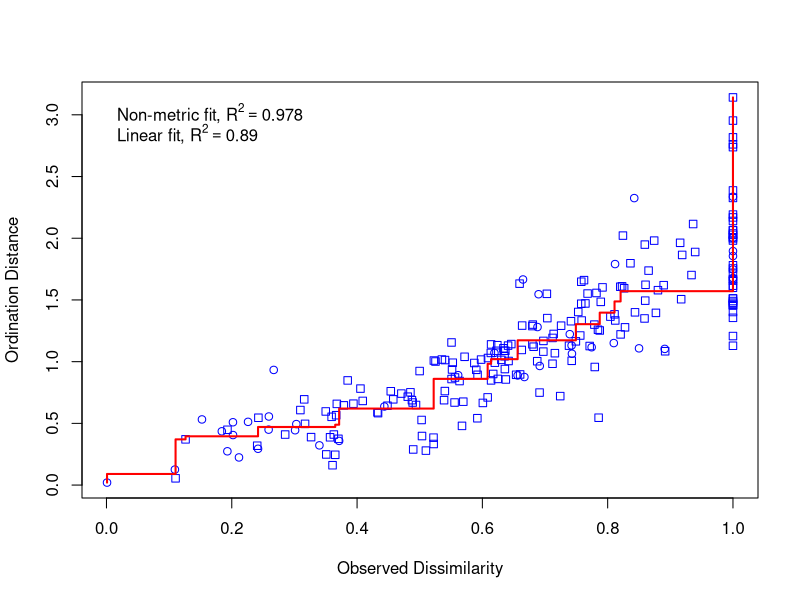

The R source for this figure: (Note: this script raises an error after producing the figure.)
# The code below tests for multivariate differences in diet compositions of Pacific Halibut (PH) and Arrowtooth Flounder (ATF) caught in Southeast Alaska (2015 and 2016). Specimens were collected using hook-and-line near Juneau, AK in 2015. See Barnes et al. (2021) for details. Specific size classes analyzed: fork length (FL) 60-69 cm; gape heights (GH) 96-115 mm and 116-135 mm; gape widths (GW) 96-115 mm and 116-135 mm.

# Rcode developed by: Cheryl Barnes
# cheryl.barnes@alaska.edu

# Reference:
# Barnes, C.L., A.H. Beaudreau, and R.N. Yamada (2021). The Role of size in trophic niche separation between two groundfish predators in Alaskan waters. Marine and Coastal Fisheries. doi:10.1002/mcf2.10141

setwd("~/Desktop/SEAK_FieldStudy/")
require(dplyr)
require(reshape2)
require(vegan)
require(ggplot2)

##################################################################
# Prepare diet data:
DietData = read.csv("Data/PH_ATF_DietData_SEAK.csv")
  DietData$Year = as.factor(DietData$Year)

# Remove spring and fall months with very few samples (focus = summer):
DietData = subset(DietData, Month != 5 & Month != 9)

# Consolidate individual capture locations into sampling sites:
DietData$Location = with(DietData, 
                          ifelse(Grid.. < 1, "Chatham.Strait",
                          ifelse(Grid.. <= 3, "Lynn.Canal",
                          ifelse(Grid.. <= 7, "Favorite-Saginaw.Channel",
                          ifelse(Grid.. <= 8, "Pt.Howard",
                          ifelse(Grid.. <= 9, "Funter.Bay",
                          ifelse(Grid.. <= 10, "Other", 
                          ifelse(Grid.. <= 11, "Pt.Couverden", 
                          ifelse(Grid.. <= 13, "Icy.Strait", "Other")))))))))

# Remove locations outside of spatial extent, order others north to south, and rename:
DietData = subset(DietData, Location != "Other" & Location != "Chatham.Strait")
DietData$Location = ordered(DietData$Location, levels=c("Lynn.Canal", "Favorite-Saginaw.Channel", "Pt.Howard", "Funter.Bay", "Pt.Couverden", "Icy.Strait"))

# Remove unmeasured predators:
DietData = subset(DietData, Length..cm. != "NA")

# Assign size bins based on length:
DietData$FL = round(DietData$Length..cm., 0)
DietData$FL_Bin = cut(DietData$FL, breaks = c(0, 29, 39, 49, 59, 69, 79, 89, 99, 109, 119, 129, 139, 149, 159), include.lowest = F)
levels(DietData$FL_Bin) = c("<30", "30-39", "40-49", "50-59", "60-69", "70-79", "80-89", "90-99", "100-109", "110-119", "120-129", "130-139", "140-149", "150-159")

# Remove sites undersampled for ATF:
DietData_site = subset(DietData, Location != "Funter.Bay" & Location != "Pt.Couverden" & Location != "Icy.Strait")

# Predict gape sizes from gape-length relationships:
PH = subset(DietData_site, Species=="PH")
ATF = subset(DietData_site, Species=="ATF")  

# Predict gape height from fork length:
ATF$GH = ATF$Length..cm. * 2.14768
PH$GH = PH$Length..cm. * 1.11497

# Predict gape width from fork length:
ATF$GW = ATF$Length..cm. * 2.06384
PH$GW = PH$Length..cm. * 1.19663

# Recombine PH and ATF data:
DietData_comp = rbind(PH, ATF)

# Round gapes to nearest mm:
DietData_comp$GapeHeight = round(DietData_comp$GH, 0)
DietData_comp$GapeWidth = round(DietData_comp$GW, 0)  

# Assign gape size bins:
DietData_comp$GH_Bin = cut(DietData_comp$GapeHeight, breaks = c(0, 35, 55, 75, 95, 115, 135, 155, 175, 195, 215), include.lowest = FALSE)
levels(DietData_comp$GH_Bin) = c("<36", "36-55", "56-75", "76-95", "96-115", "116-135", "136-155", "156-175", "176-195", ">195")

DietData_comp$GW_Bin = cut(DietData_comp$GapeWidth, breaks = c(0, 35, 55, 75, 95, 115, 135, 155, 175, 195, 215), include.lowest = FALSE)
levels(DietData_comp$GW_Bin) = c("<36", "36-55", "56-75", "76-95", "96-115", "116-135", "136-155", "156-175", "176-195", ">195")

####################################################################
# Multivariate analyses according to fork length (FL), 60-69 cm:
DietData_FL60 = subset(DietData_comp, FL_Bin == "60-69")

# Summarize diet data:
propData_FL60 = DietData_FL60 %>%
  group_by(Species, Year, Month, Location, ID_final_Mod) %>%
  summarise(preyWT = sum(Prey.Mass..g.)) %>%
  mutate(propWT = preyWT / sum (preyWT))

# Transform data for normality:
propData_FL60 = as.data.frame(propData_FL60)
  propData_FL60$transWT = propData_FL60$propWT ^ 0.25

# Select specific columns of interest:
propData_FL60 = propData_FL60[,c("Species", "Year", "Month", "Location", "ID_final_Mod", "propWT", "transWT")]

# Set up input variables:
WideData_FL60 = dcast(propData_FL60, Species + Year + Month + Location ~ ID_final_Mod, value.var = "transWT", fun.aggregate = mean, fill=0)
  WideData_FL60 = na.omit(WideData_FL60)
WideData_FL60$Month = as.factor(WideData_FL60$Month)
droplevels(WideData_FL60$Location)

ncol(WideData_FL60); colnames(WideData_FL60)[5]; colnames(WideData_FL60)[24]
  RespVar_FL60 = WideData_FL60[ ,5:24]
ExpVar_FL60 = WideData_FL60[ ,c("Species", "Year", "Month", "Location")]

# Calculate Morisita-Horn dissimilarity index:  
M.H_FL60 = vegdist(RespVar_FL60, method = "horn") # all data

# Test for differences in multivariate dispersion among factor levels:
disp1_FL60 = betadisper(M.H_FL60, WideData_FL60$Species)
disp2_FL60 = betadisper(M.H_FL60, WideData_FL60$Year)
disp3_FL60 = betadisper(M.H_FL60, WideData_FL60$Month)
disp4_FL60 = betadisper(M.H_FL60, WideData_FL60$Location)

permutest(disp1_FL60) # no diff. disp. between species
permutest(disp2_FL60) # no diff. disp. between years
permutest(disp3_FL60) # no diff. disp. among months
permutest(disp4_FL60) # no diff. disp. among locations

# Develop individual models with single explanatory variable:
Spp_input_FL60 = adonis2(M.H_FL60 ~ Species, data = WideData_FL60, method = "horn", permutations = 999)
Spp_input_FL60

Yr_input_FL60 = adonis2(M.H_FL60 ~ Year, data = WideData_FL60, method = "horn", permutations = 999)
Yr_input_FL60

Mo_input_FL60 = adonis2(M.H_FL60 ~ Month, data = WideData_FL60, method = "horn", permutations = 999)
Mo_input_FL60

Loc_input_FL60 = adonis2(M.H_FL60 ~ Location, data = WideData_FL60, method = "horn", permutations = 999)
Loc_input_FL60

# Full model with explanatory variable order according to pseudo F and p:
Perm_full_FL60 = adonis2(M.H_FL60 ~ Year + Species + Month + Location, data=WideData_FL60, method = "horn", by = "margin", permutations = 9999); Perm_full_FL60

# Drop non-significant main effects:
Perm_mod_FL60 = adonis2(M.H_FL60 ~ Year + Species + Month , data=WideData_FL60, method = "horn", by = "margin", permutations = 9999); Perm_mod_FL60

Perm_final_FL60 = adonis2(M.H_FL60 ~ Year + Species, data=WideData_FL60, method = "horn", by = "margin", permutations = 9999); Perm_final_FL60

# Visualize differences in diet compositions:
veganCovEllipse = function (cov, center = c(0, 0), scale = 1, npoints = 100) 
{ theta = (0:npoints) * 2 * pi/npoints
  Circle = cbind(cos(theta), sin(theta))
  t(center + scale * t(Circle %*% chol(cov))) }

plot.theme = function() {
  theme_bw() +
  theme(plot.title = element_text(hjust = 0.5),
        panel.background = element_rect(colour="black", size=1, line="solid"),
        panel.spacing = unit(0.5, "lines"),
        legend.title = element_blank(),
        legend.position = c(0.885, 0.932),
        legend.background = element_blank(),
        legend.text.align = 0, legend.text = element_text(family="Arial", size=10),
        legend.key.size = unit(0, 'lines'),
        axis.text = element_text(family="Arial", size=11.5),
        panel.grid = element_blank(),
        axis.title.x = element_text(family="Arial", vjust=-1, size=12),
        axis.title.y = element_text(family="Arial", vjust=1, size=12.5)) }

# Stress plot:
NMDS.data_FL60 = metaMDS(RespVar_FL60, distance = "horn", k = 2, trymax = 100, maxint = 1000); NMDS.data_FL60
  # stress < 0.05 = excellent representation in reduced dimensions
  # stress < 0.1 = great, < 0.2 = good/ok, stress < 0.3 = poor

pdf("Plots/StressPlot_PH-ATF_FL60.pdf")
stressplot(NMDS.data_FL60, M.H_FL60)
dev.off()

# PH & ATF diets according to fork length only (interspecific comparison):
NMDS_FL60 = data.frame(NMDS1_FL60 = NMDS.data_FL60$points[,1], NMDS2_FL60 = NMDS.data_FL60$points[,2], group=as.factor(ExpVar_FL60$Species))

df_FL60 = data.frame()
for(g in NMDS_FL60$group) {
  df_FL60 = rbind(df_FL60, cbind(as.data.frame(with(NMDS_FL60[NMDS_FL60$group==g,], veganCovEllipse(cov.wt(cbind(NMDS1_FL60,NMDS2_FL60), wt=rep(1/length(NMDS1_FL60), length(NMDS1_FL60)))$cov, center=c(mean(NMDS1_FL60), mean(NMDS2_FL60))))), group=g)) }

Centroids_FL60 = df_FL60 %>%
  group_by(group) %>%
  mutate(mean.NMDS1_FL60 = mean(NMDS1_FL60)) %>%
  mutate(mean.NMDS2_FL60 = mean(NMDS2_FL60))

# Figure S3 a):
NMDS_FL60 = ggplot(data = NMDS_FL60, aes(x=NMDS1_FL60, y=NMDS2_FL60)) + 
  geom_point(aes(color = group, fill = group), size=0.5) +
  geom_polygon(data=df_FL60, aes(x=NMDS1_FL60, y=NMDS2_FL60, fill=group, colour=group), alpha=0.05, linetype=1, lwd = 0.25, show.legend = F) +
geom_point(data=Centroids_FL60, aes(x=mean.NMDS1_FL60, y=mean.NMDS2_FL60, color = group), shape = 3, size = 2, show.legend = F) +
  scale_color_manual(values = c("blue", "red"), name = "Species") +
  scale_fill_manual(values = c("blue", "red"), name = "Species") +
  plot.theme() +
  coord_fixed() +
  ggtitle("") +
  labs(x="NMDS 1", y="NMDS 2") +
  guides(fill=guide_legend(nrow=c(4))) +
  theme(legend.position = c(0.885, 0.932)) +
  scale_x_continuous(limits = c(-2.03, 2.03), breaks=c(-1.5,-1,-0.5,0,0.5,1,1.5), labels=c("","-1.0","","0.0","","1.0","")) +
  scale_y_continuous(limits = c(-2.03, 2.03), breaks=c(-1.5,-1,-0.5,0,0.5,1,1.5), labels=c("","-1.0","","0.0","","1.0",""))
ggsave(filename="Plots/NMDS_PH_ATF_FL60.png", plot=NMDS_FL60, dpi=500, width=4, height=3.25, units="in")

# PH & ATF diets according to fork length and year:
NMDS_FL60_yr = data.frame(NMDS1_FL60_yr = NMDS.data_FL60$points[,1], NMDS2_FL60_yr = NMDS.data_FL60$points[,2], group=as.factor(ExpVar_FL60$Year))

df_FL60_yr = data.frame()
for(g in NMDS_FL60_yr$group) {
  df_FL60_yr = rbind(df_FL60_yr, cbind(as.data.frame(with(NMDS_FL60_yr[NMDS_FL60_yr$group==g,], veganCovEllipse(cov.wt(cbind(NMDS1_FL60_yr,NMDS2_FL60_yr), wt=rep(1/length(NMDS1_FL60_yr), length(NMDS1_FL60_yr)))$cov, center=c(mean(NMDS1_FL60_yr), mean(NMDS2_FL60_yr))))), group=g)) }

Centroids_FL60_yr = df_FL60_yr %>%
  group_by(group) %>%
  mutate(mean.NMDS1_FL60_yr = mean(NMDS1_FL60_yr)) %>%
  mutate(mean.NMDS2_FL60_yr = mean(NMDS2_FL60_yr))

# Figure S3 a):
NMDS_FL60_yr = ggplot(data = NMDS_FL60_yr, aes(x=NMDS1_FL60_yr, y=NMDS2_FL60_yr)) + 
  geom_point(aes(color = group, fill = group), size=0.5) +
  geom_polygon(data=df_FL60_yr, aes(x=NMDS1_FL60_yr, y=NMDS2_FL60_yr, fill=group, colour=group), alpha=0.05, linetype=1, lwd = 0.25, show.legend = F) +
geom_point(data=Centroids_FL60_yr, aes(x=mean.NMDS1_FL60_yr, y=mean.NMDS2_FL60_yr, color = group), shape = 3, size = 2, show.legend = F) +
  scale_color_manual(values = c("gray20", "gray70"), name = "Year") +
  scale_fill_manual(values = c("gray20", "gray70"), name = "Year") +
  plot.theme() +
  coord_fixed() +
  ggtitle("") +
  labs(x="NMDS 1", y="NMDS 2") +
  guides(fill=guide_legend(nrow=c(4))) +
  theme(legend.position = c(0.885, 0.932)) +
  scale_x_continuous(limits = c(-2.03, 2.03), breaks=c(-1.5,-1,-0.5,0,0.5,1,1.5), labels=c("","-1.0","","0.0","","1.0","")) +
  scale_y_continuous(limits = c(-2.03, 2.03), breaks=c(-1.5,-1,-0.5,0,0.5,1,1.5), labels=c("","-1.0","","0.0","","1.0",""))
ggsave(filename="Plots/NMDS_PH_ATF_FL60_yr.png", plot=NMDS_FL60_yr, dpi=500, width=4, height=3.25, units="in")

# PH & ATF diets according to fork length and month:
NMDS_FL60_mo = data.frame(NMDS1_FL60_mo = NMDS.data_FL60$points[,1], NMDS2_FL60_mo = NMDS.data_FL60$points[,2], group=as.factor(ExpVar_FL60$Month))
levels(NMDS_FL60_mo$group) = c("Jun", "Jul", "Aug")  

  df_FL60_mo = data.frame()
for(g in levels(NMDS_FL60_mo$group)) {
  df_FL60_mo = rbind(df_FL60_mo, cbind(as.data.frame(with(NMDS_FL60_mo[NMDS_FL60_mo$group==g,], veganCovEllipse(cov.wt(cbind(NMDS1_FL60_mo,NMDS2_FL60_mo), wt=rep(1/length(NMDS1_FL60_mo), length(NMDS1_FL60_mo)))$cov, center=c(mean(NMDS1_FL60_mo), mean(NMDS2_FL60_mo))))), group=g)) }

Centroids_FL60_mo = df_FL60_mo %>%
  group_by(group) %>%
  mutate(mean.NMDS1_FL60_mo = mean(NMDS1_FL60_mo)) %>%
  mutate(mean.NMDS2_FL60_mo = mean(NMDS2_FL60_mo))

# Figure S3 a):
NMDS_FL60_mo = ggplot(data = NMDS_FL60_mo, aes(x=NMDS1_FL60_mo, y=NMDS2_FL60_mo)) + 
  geom_point(aes(color = group, fill = group), size=0.5) +
  geom_polygon(data=df_FL60_mo, aes(x=NMDS1_FL60_mo, y=NMDS2_FL60_mo, fill=group, colour=group), alpha=0.05, linetype=1, lwd = 0.25, show.legend = F) +
geom_point(data=Centroids_FL60_mo, aes(x=mean.NMDS1_FL60_mo, y=mean.NMDS2_FL60_mo, color = group), shape = 3, size = 2, show.legend = F) +
  scale_color_manual(values = c("greenyellow", "turquoise1", "lightseagreen"), name = "Month") +
  scale_fill_manual(values = c("greenyellow", "turquoise1", "lightseagreen"), name = "Month") +
  plot.theme() +
  coord_fixed() +
  ggtitle("") +
  labs(x="NMDS 1", y="NMDS 2") +
  guides(fill=guide_legend(nrow=c(4))) +
  theme(legend.position = c(0.895, 0.91)) +
  scale_x_continuous(limits = c(-2.03, 2.03), breaks=c(-1.5,-1,-0.5,0,0.5,1,1.5), labels=c("","-1.0","","0.0","","1.0","")) +
  scale_y_continuous(limits = c(-2.03, 2.03), breaks=c(-1.5,-1,-0.5,0,0.5,1,1.5), labels=c("","-1.0","","0.0","","1.0",""))
ggsave(filename="Plots/NMDS_PH_ATF_FL60_mo.png", plot=NMDS_FL60_mo, dpi=500, width=4, height=3.25, units="in")

# PH & ATF diets according to fork length and site:
NMDS_FL60_site = data.frame(NMDS1_FL60_site = NMDS.data_FL60$points[,1], NMDS2_FL60_site = NMDS.data_FL60$points[,2], group=as.factor(as.character(ExpVar_FL60$Location))) # site cannot be an ordered factor

df_FL60_site = data.frame()
for(g in levels(NMDS_FL60_site$group)) {
  df_FL60_site = rbind(df_FL60_site, cbind(as.data.frame(with(NMDS_FL60_site[NMDS_FL60_site$group==g,], veganCovEllipse(cov.wt(cbind(NMDS1_FL60_site,NMDS2_FL60_site), wt=rep(1/length(NMDS1_FL60_site), length(NMDS1_FL60_site)))$cov, center=c(mean(NMDS1_FL60_site), mean(NMDS2_FL60_site))))), group=g)) }

Centroids_FL60_site = df_FL60_site %>%
  group_by(group) %>%
  mutate(mean.NMDS1_FL60_site = mean(NMDS1_FL60_site)) %>%
  mutate(mean.NMDS2_FL60_site = mean(NMDS2_FL60_site))

NMDS_FL60_site$group = ordered(NMDS_FL60_site$group, levels = c("Lynn.Canal", "Favorite-Saginaw.Channel", "Pt.Howard"))

# Figure S3 a):
NMDS_FL60_site = ggplot(data = NMDS_FL60_site, aes(x=NMDS1_FL60_site, y=NMDS2_FL60_site)) + 
  geom_point(aes(color = group, fill = group), size=0.5) +
  geom_polygon(data=df_FL60_site, aes(x=NMDS1_FL60_site, y=NMDS2_FL60_site, fill=group, colour=group), alpha=0.05, linetype=1, lwd = 0.25, show.legend = F) +
geom_point(data=Centroids_FL60_site, aes(x=mean.NMDS1_FL60_site, y=mean.NMDS2_FL60_site, color = group), shape = 3, size = 2, show.legend = F) +
  scale_color_manual(values = c("darkorange", "forestgreen", "darkorchid3"), name = "Location") +
  scale_fill_manual(values = c("darkorange", "forestgreen", "darkorchid3"), name = "Location") +
  plot.theme() +
  coord_fixed() +
  ggtitle("") +
  labs(x="NMDS 1", y="NMDS 2") +
  guides(fill=guide_legend(nrow=c(4))) +
  theme(legend.position = c(0.61, 0.91)) +
  scale_x_continuous(limits = c(-2.03, 2.03), breaks=c(-1.5,-1,-0.5,0,0.5,1,1.5), labels=c("","-1.0","","0.0","","1.0","")) +
  scale_y_continuous(limits = c(-2.03, 2.03), breaks=c(-1.5,-1,-0.5,0,0.5,1,1.5), labels=c("","-1.0","","0.0","","1.0",""))
ggsave(filename="Plots/NMDS_PH_ATF_FL60_site.png", plot=NMDS_FL60_site, dpi=500, width=4, height=3.25, units="in")

####################################################################
# Multivariate analyses according to gape height (GH), 96-115 mm:
DietData_GH96 = subset(DietData_comp, GH_Bin == "96-115")

# Summarize diet data:
propData_GH96 = DietData_GH96 %>%
  group_by(Species, Year, Month, Location, ID_final_Mod) %>%
  summarise(preyWT = sum(Prey.Mass..g.)) %>%
  mutate(propWT = preyWT / sum (preyWT))

# Transform data for normality:
propData_GH96 = as.data.frame(propData_GH96)
propData_GH96$transWT = propData_GH96$propWT ^ 0.25

# Select specific columns of interest:
propData_GH96 = propData_GH96[,c("Species", "Year", "Month", "Location", "ID_final_Mod", "propWT", "transWT")]

# Set up input variables:
WideData_GH96 = dcast(propData_GH96, Species + Year + Month + Location ~ ID_final_Mod, value.var = "transWT", fun.aggregate = mean, fill=0)
WideData_GH96 = na.omit(WideData_GH96)
WideData_GH96$Month = as.factor(WideData_GH96$Month)
droplevels(WideData_GH96$Location)

ncol(WideData_GH96); colnames(WideData_GH96)[5]; colnames(WideData_GH96)[24]
RespVar_GH96 = WideData_GH96[ ,5:24]
ExpVar_GH96 = WideData_GH96[ ,c("Species", "Year", "Month", "Location")]

# Calculate Morisita-Horn dissimilarity index:  
M.H_GH96 = vegdist(RespVar_GH96, method = "horn") # all data

# Test for differences in multivariate dispersion among factor levels:
disp1_GH96 = betadisper(M.H_GH96, WideData_GH96$Species)
disp2_GH96 = betadisper(M.H_GH96, WideData_GH96$Year)
disp3_GH96 = betadisper(M.H_GH96, WideData_GH96$Month)
disp4_GH96 = betadisper(M.H_GH96, WideData_GH96$Location)

permutest(disp1_GH96) # diff. in disp. between species (ATF > PH)
  # do not include in PERMANOVA
permutest(disp2_GH96) # no diff. disp. between years
permutest(disp3_GH96) # no diff. disp. among months
permutest(disp4_GH96) # no diff. disp. among locations

# Develop individual models with single explanatory variable:
Yr_input_GH96 = adonis2(M.H_GH96 ~ Year, data = WideData_GH96, method = "horn", permutations = 999)
Yr_input_GH96

Mo_input_GH96 = adonis2(M.H_GH96 ~ Month, data = WideData_GH96, method = "horn", permutations = 999)
Mo_input_GH96

Loc_input_GH96 = adonis2(M.H_GH96 ~ Location, data = WideData_GH96, method = "horn", permutations = 999)
Loc_input_GH96

# Full model with explanatory variable order according to pseudo F and p:
Perm_full_GH96 = adonis2(M.H_GH96 ~ Location + Month + Year, data=WideData_GH96, method = "horn", by = "margin", permutations = 9999); Perm_full_GH96

# Drop non-significant main effects:
Perm_mod_GH96 = adonis2(M.H_GH96 ~ Location + Month, data=WideData_GH96, method = "horn", by = "margin", permutations = 9999); Perm_mod_GH96

Perm_final_GH96 = adonis2(M.H_GH96 ~ Location, data=WideData_GH96, method = "horn", by = "margin", permutations = 9999); Perm_final_GH96

# Stress plot:
NMDS.data_GH96 = metaMDS(RespVar_GH96, distance = "horn", k = 2, trymax = 100, maxint = 1000); NMDS.data_GH96
  # stress < 0.05 = excellent representation in reduced dimensions
  # stress < 0.1 = great, < 0.2 = good/ok, stress < 0.3 = poor

pdf("Plots/StressPlot_PH-ATF_GH96.pdf")
stressplot(NMDS.data_GH96, M.H_GH96)
dev.off()

# PH & ATF diets according to gape width only (interspecific comparison):
NMDS_GH96 = data.frame(NMDS1_GH96 = NMDS.data_GH96$points[,1], NMDS2_GH96 = NMDS.data_GH96$points[,2], group=as.factor(ExpVar_GH96$Species))

  df_GH96 = data.frame()
for(g in NMDS_GH96$group) {
  df_GH96 = rbind(df_GH96, cbind(as.data.frame(with(NMDS_GH96[NMDS_GH96$group==g,], veganCovEllipse(cov.wt(cbind(NMDS1_GH96,NMDS2_GH96), wt=rep(1/length(NMDS1_GH96), length(NMDS1_GH96)))$cov, center=c(mean(NMDS1_GH96), mean(NMDS2_GH96))))), group=g)) }

Centroids_GH96 = df_GH96 %>%
  group_by(group) %>%
  mutate(mean.NMDS1_GH96 = mean(NMDS1_GH96)) %>%
  mutate(mean.NMDS2_GH96 = mean(NMDS2_GH96))

# Figure S3 b):
NMDS_GH96 = ggplot(data = NMDS_GH96, aes(x=NMDS1_GH96, y=NMDS2_GH96)) + 
  geom_point(aes(color = group, fill = group), size=0.5) +
  geom_polygon(data=df_GH96, aes(x=NMDS1_GH96, y=NMDS2_GH96, fill=group, colour=group), alpha=0.05, linetype=1, lwd = 0.25, show.legend = F) +
  geom_point(data=Centroids_GH96, aes(x=mean.NMDS1_GH96, y=mean.NMDS2_GH96, color = group), shape = 3, size = 2, show.legend = F) +
  scale_color_manual(values = c("blue", "red"), name = "Species") +
  scale_fill_manual(values = c("blue", "red"), name = "Species") +
  plot.theme() +
  coord_fixed() +
  ggtitle("") +
  labs(x="NMDS 1", y="NMDS 2") +
  guides(fill=guide_legend(nrow=c(4))) +
  theme(legend.position = c(0.885, 0.932)) +
  scale_x_continuous(limits = c(-2.03, 2.03), breaks=c(-1.5,-1,-0.5,0,0.5,1,1.5), labels=c("","-1.0","","0.0","","1.0","")) +
  scale_y_continuous(limits = c(-2.03, 2.03), breaks=c(-1.5,-1,-0.5,0,0.5,1,1.5), labels=c("","-1.0","","0.0","","1.0",""))
ggsave(filename="Plots/NMDS_PH_ATF_GH96.png", plot=NMDS_GH96, dpi=500, width=4, height=3.25, units="in")

# PH & ATF diets according to gape width and year:
NMDS_GH96_yr = data.frame(NMDS1_GH96_yr = NMDS.data_GH96$points[,1], NMDS2_GH96_yr = NMDS.data_GH96$points[,2], group=as.factor(ExpVar_GH96$Year))

df_GH96_yr = data.frame()
for(g in NMDS_GH96_yr$group) {
  df_GH96_yr = rbind(df_GH96_yr, cbind(as.data.frame(with(NMDS_GH96_yr[NMDS_GH96_yr$group==g,], veganCovEllipse(cov.wt(cbind(NMDS1_GH96_yr,NMDS2_GH96_yr), wt=rep(1/length(NMDS1_GH96_yr), length(NMDS1_GH96_yr)))$cov, center=c(mean(NMDS1_GH96_yr), mean(NMDS2_GH96_yr))))), group=g)) }

Centroids_GH96_yr = df_GH96_yr %>%
  group_by(group) %>%
  mutate(mean.NMDS1_GH96_yr = mean(NMDS1_GH96_yr)) %>%
  mutate(mean.NMDS2_GH96_yr = mean(NMDS2_GH96_yr))

# Figure S3 b):
NMDS_GH96_yr = ggplot(data = NMDS_GH96_yr, aes(x=NMDS1_GH96_yr, y=NMDS2_GH96_yr)) + 
  geom_point(aes(color = group, fill = group), size=0.5) +
  geom_polygon(data=df_GH96_yr, aes(x=NMDS1_GH96_yr, y=NMDS2_GH96_yr, fill=group, colour=group), alpha=0.05, linetype=1, lwd = 0.25, show.legend = F) +
  geom_point(data=Centroids_GH96_yr, aes(x=mean.NMDS1_GH96_yr, y=mean.NMDS2_GH96_yr, color = group), shape = 3, size = 2, show.legend = F) +
  scale_color_manual(values = c("gray20", "gray70"), name = "Year") +
  scale_fill_manual(values = c("gray20", "gray70"), name = "Year") +
  plot.theme() +
  coord_fixed() +
  ggtitle("") +
  labs(x="NMDS 1", y="NMDS 2") +
  guides(fill=guide_legend(nrow=c(4))) +
  theme(legend.position = c(0.885, 0.932)) +
  scale_x_continuous(limits = c(-2.03, 2.03), breaks=c(-1.5,-1,-0.5,0,0.5,1,1.5), labels=c("","-1.0","","0.0","","1.0","")) +
  scale_y_continuous(limits = c(-2.03, 2.03), breaks=c(-1.5,-1,-0.5,0,0.5,1,1.5), labels=c("","-1.0","","0.0","","1.0",""))
ggsave(filename="Plots/NMDS_PH_ATF_GH96_yr.png", plot=NMDS_GH96_yr, dpi=500, width=4, height=3.25, units="in")

# PH & ATF diets according to gape width and month:
NMDS_GH96_mo = data.frame(NMDS1_GH96_mo = NMDS.data_GH96$points[,1], NMDS2_GH96_mo = NMDS.data_GH96$points[,2], group=as.factor(ExpVar_GH96$Month))
levels(NMDS_GH96_mo$group) = c("Jun", "Jul", "Aug")  

df_GH96_mo = data.frame()
for(g in levels(NMDS_GH96_mo$group)) {
  df_GH96_mo = rbind(df_GH96_mo, cbind(as.data.frame(with(NMDS_GH96_mo[NMDS_GH96_mo$group==g,], veganCovEllipse(cov.wt(cbind(NMDS1_GH96_mo,NMDS2_GH96_mo), wt=rep(1/length(NMDS1_GH96_mo), length(NMDS1_GH96_mo)))$cov, center=c(mean(NMDS1_GH96_mo), mean(NMDS2_GH96_mo))))), group=g)) }

Centroids_GH96_mo = df_GH96_mo %>%
  group_by(group) %>%
  mutate(mean.NMDS1_GH96_mo = mean(NMDS1_GH96_mo)) %>%
  mutate(mean.NMDS2_GH96_mo = mean(NMDS2_GH96_mo))

# Figure S3 b):
NMDS_GH96_mo = ggplot(data = NMDS_GH96_mo, aes(x=NMDS1_GH96_mo, y=NMDS2_GH96_mo)) + 
  geom_point(aes(color = group, fill = group), size=0.5) +
  geom_polygon(data=df_GH96_mo, aes(x=NMDS1_GH96_mo, y=NMDS2_GH96_mo, fill=group, colour=group), alpha=0.05, linetype=1, lwd = 0.25, show.legend = F) +
  geom_point(data=Centroids_GH96_mo, aes(x=mean.NMDS1_GH96_mo, y=mean.NMDS2_GH96_mo, color = group), shape = 3, size = 2, show.legend = F) +
  scale_color_manual(values = c("greenyellow", "turquoise1", "lightseagreen"), name = "Month") +
  scale_fill_manual(values = c("greenyellow", "turquoise1", "lightseagreen"), name = "Month") +
  plot.theme() +
  coord_fixed() +
  ggtitle("") +
  labs(x="NMDS 1", y="NMDS 2") +
  guides(fill=guide_legend(nrow=c(4))) +
  theme(legend.position = c(0.895, 0.91)) +
  scale_x_continuous(limits = c(-2.03, 2.03), breaks=c(-1.5,-1,-0.5,0,0.5,1,1.5), labels=c("","-1.0","","0.0","","1.0","")) +
  scale_y_continuous(limits = c(-2.03, 2.03), breaks=c(-1.5,-1,-0.5,0,0.5,1,1.5), labels=c("","-1.0","","0.0","","1.0",""))
ggsave(filename="Plots/NMDS_PH_ATF_GH96_mo.png", plot=NMDS_GH96_mo, dpi=500, width=4, height=3.25, units="in")

# PH & ATF diets according to gape width and site:
NMDS_GH96_site = data.frame(NMDS1_GH96_site = NMDS.data_GH96$points[,1], NMDS2_GH96_site = NMDS.data_GH96$points[,2], group=as.factor(as.character(ExpVar_GH96$Location))) # site cannot be an ordered factor

  df_GH96_site = data.frame()
for(g in levels(NMDS_GH96_site$group)) {
  df_GH96_site = rbind(df_GH96_site, cbind(as.data.frame(with(NMDS_GH96_site[NMDS_GH96_site$group==g,], veganCovEllipse(cov.wt(cbind(NMDS1_GH96_site,NMDS2_GH96_site), wt=rep(1/length(NMDS1_GH96_site), length(NMDS1_GH96_site)))$cov, center=c(mean(NMDS1_GH96_site), mean(NMDS2_GH96_site))))), group=g)) }

Centroids_GH96_site = df_GH96_site %>%
  group_by(group) %>%
  mutate(mean.NMDS1_GH96_site = mean(NMDS1_GH96_site)) %>%
  mutate(mean.NMDS2_GH96_site = mean(NMDS2_GH96_site))

NMDS_GH96_site$group = ordered(NMDS_GH96_site$group, levels = c("Lynn.Canal", "Favorite-Saginaw.Channel", "Pt.Howard"))

# Figure S3 b):
NMDS_GH96_site = ggplot(data = NMDS_GH96_site, aes(x=NMDS1_GH96_site, y=NMDS2_GH96_site)) + 
  geom_point (aes(color = group, fill = group), size=0.5) +
  geom_polygon(data=df_GH96_site, aes(x=NMDS1_GH96_site, y=NMDS2_GH96_site, fill=group, colour=group), alpha=0.05, linetype=1, lwd = 0.25, show.legend = F) +
  geom_point(data=Centroids_GH96_site, aes(x=mean.NMDS1_GH96_site, y=mean.NMDS2_GH96_site, color = group), shape = 3, size = 2, show.legend = F) +
  scale_color_manual(values = c("darkorange", "forestgreen", "darkorchid3"), name = "Location") +
  scale_fill_manual(values = c("darkorange", "forestgreen", "darkorchid3"), name = "Location") +
  plot.theme() +
  coord_fixed() +
  ggtitle("") +
  labs(x="NMDS 1", y="NMDS 2") +
  guides(fill=guide_legend(nrow=c(4))) +
  theme(legend.position = c(0.61, 0.91)) +
  scale_x_continuous(limits = c(-2.03, 2.03), breaks=c(-1.5,-1,-0.5,0,0.5,1,1.5), labels=c("","-1.0","","0.0","","1.0","")) +
  scale_y_continuous(limits = c(-2.03, 2.03), breaks=c(-1.5,-1,-0.5,0,0.5,1,1.5), labels=c("","-1.0","","0.0","","1.0",""))
ggsave(filename="Plots/NMDS_PH_ATF_GH96_site.png", plot=NMDS_GH96_site, dpi=500, width=4, height=3.25, units="in")

####################################################################
# Multivariate analyses according to gape height(GH), 116-135 mm:
DietData_GH116 = subset(DietData_comp, GH_Bin == "116-135")

# Summarize diet data:
propData_GH116 = DietData_GH116 %>%
  group_by(Species, Year, Month, Location, ID_final_Mod) %>%
  summarise(preyWT = sum(Prey.Mass..g.)) %>%
  mutate(propWT = preyWT / sum (preyWT))

# Transform data for normality:
propData_GH116 = as.data.frame(propData_GH116)
propData_GH116$transWT = propData_GH116$propWT ^ 0.25

# Select specific columns of interest:
propData_GH116 = propData_GH116[,c("Species", "Year", "Month", "Location", "ID_final_Mod", "propWT", "transWT")]

# Set up input variables:
WideData_GH116 = dcast(propData_GH116, Species + Year + Month + Location ~ ID_final_Mod, value.var = "transWT", fun.aggregate = mean, fill=0)
WideData_GH116 = na.omit(WideData_GH116)
WideData_GH116$Month = as.factor(WideData_GH116$Month)
droplevels(WideData_GH116$Location)

ncol(WideData_GH116); colnames(WideData_GH116)[5]; colnames(WideData_GH116)[20]
RespVar_GH116 = WideData_GH116[ ,5:20]
ExpVar_GH116 = WideData_GH116[ ,c("Species", "Year", "Month", "Location")]

# Calculate Morisita-Horn dissimilarity index:  
M.H_GH116 = vegdist(RespVar_GH116, method = "horn") # all data

# Test for differences in multivariate dispersion among factor levels:
disp1_GH116 = betadisper(M.H_GH116, WideData_GH116$Species)
disp2_GH116 = betadisper(M.H_GH116, WideData_GH116$Year)
disp3_GH116 = betadisper(M.H_GH116, WideData_GH116$Month)
disp4_GH116 = betadisper(M.H_GH116, WideData_GH116$Location)

permutest(disp1_GH116) # no diff. disp. between species
permutest(disp2_GH116) # no diff. disp. between years
permutest(disp3_GH116) # no diff. disp. among months
permutest(disp4_GH116) # no diff. disp. among locations

# Develop individual models with single explanatory variable:
Spp_input_GH116 = adonis2(M.H_GH116 ~ Species, data = WideData_GH116, method = "horn", permutations = 999)
Spp_input_GH116

Yr_input_GH116 = adonis2(M.H_GH116 ~ Year, data = WideData_GH116, method = "horn", permutations = 999)
Yr_input_GH116

Mo_input_GH116 = adonis2(M.H_GH116 ~ Month, data = WideData_GH116, method = "horn", permutations = 999)
Mo_input_GH116

Loc_input_GH116 = adonis2(M.H_GH116 ~ Location, data = WideData_GH116, method = "horn", permutations = 999)
Loc_input_GH116

# Full model with explanatory variable order according to pseudo F and p:
Perm_full_GH116 = adonis2(M.H_GH116 ~ Species + Month + Year + Location, data=WideData_GH116, method = "horn", by = "margin", permutations = 9999); Perm_full_GH116

# Drop non-significant main effects:
Perm_mod_GH116 = adonis2(M.H_GH116 ~ Species + Month + Year, data=WideData_GH116, method = "horn", by = "margin", permutations = 9999); Perm_mod_GH116

Perm_final_GH116 = adonis2(M.H_GH116 ~ Species + Month, data=WideData_GH116, method = "horn", by = "margin", permutations = 9999); Perm_final_GH116

# Stress plot:
NMDS.data_GH116 = metaMDS(RespVar_GH116, distance = "horn", k = 2, trymax = 100, maxint = 1000); NMDS.data_GH116
# stress < 0.05 = excellent representation in reduced dimensions
# stress < 0.1 = great, < 0.2 = good/ok, stress < 0.3 = poor

pdf("Plots/StressPlot_PH-ATF_GH116.pdf")
stressplot(NMDS.data_GH116, M.H_GH116)
dev.off()

# PH & ATF diets according to gape width only (interspecific comparison):
NMDS_GH116 = data.frame(NMDS1_GH116 = NMDS.data_GH116$points[,1], NMDS2_GH116 = NMDS.data_GH116$points[,2], group=as.factor(ExpVar_GH116$Species))

df_GH116 = data.frame()
for(g in NMDS_GH116$group) {
  df_GH116 = rbind(df_GH116, cbind(as.data.frame(with(NMDS_GH116[NMDS_GH116$group==g,], veganCovEllipse(cov.wt(cbind(NMDS1_GH116,NMDS2_GH116), wt=rep(1/length(NMDS1_GH116), length(NMDS1_GH116)))$cov, center=c(mean(NMDS1_GH116), mean(NMDS2_GH116))))), group=g)) }

Centroids_GH116 = df_GH116 %>%
  group_by(group) %>%
  mutate(mean.NMDS1_GH116 = mean(NMDS1_GH116)) %>%
  mutate(mean.NMDS2_GH116 = mean(NMDS2_GH116))

# Figure S3 c):
NMDS_GH116 = ggplot(data = NMDS_GH116, aes(x=NMDS1_GH116, y=NMDS2_GH116)) + 
  geom_point(aes(color = group, fill = group), size=0.5) +
  geom_polygon(data=df_GH116, aes(x=NMDS1_GH116, y=NMDS2_GH116, fill=group, colour=group), alpha=0.05, linetype=1, lwd = 0.25, show.legend = F) +
  geom_point(data=Centroids_GH116, aes(x=mean.NMDS1_GH116, y=mean.NMDS2_GH116, color = group), shape = 3, size = 2, show.legend = F) +
  scale_color_manual(values = c("blue", "red"), name = "Species") +
  scale_fill_manual(values = c("blue", "red"), name = "Species") +
  plot.theme() +
  coord_fixed() +
  ggtitle("") +
  labs(x="NMDS 1", y="NMDS 2") +
  guides(fill=guide_legend(nrow=c(4))) +
  theme(legend.position = c(0.885, 0.932)) +
  scale_x_continuous(limits = c(-2.03, 2.03), breaks=c(-1.5,-1,-0.5,0,0.5,1,1.5), labels=c("","-1.0","","0.0","","1.0","")) +
  scale_y_continuous(limits = c(-2.03, 2.03), breaks=c(-1.5,-1,-0.5,0,0.5,1,1.5), labels=c("","-1.0","","0.0","","1.0",""))
ggsave(filename="Plots/NMDS_PH_ATF_GH116116.png", plot=NMDS_GH116, dpi=500, width=4, height=3.25, units="in")

# PH & ATF diets according to gape width and year:
NMDS_GH116_yr = data.frame(NMDS1_GH116_yr = NMDS.data_GH116$points[,1], NMDS2_GH116_yr = NMDS.data_GH116$points[,2], group=as.factor(ExpVar_GH116$Year))

df_GH116_yr = data.frame()
for(g in NMDS_GH116_yr$group) {
  df_GH116_yr = rbind(df_GH116_yr, cbind(as.data.frame(with(NMDS_GH116_yr[NMDS_GH116_yr$group==g,], veganCovEllipse(cov.wt(cbind(NMDS1_GH116_yr,NMDS2_GH116_yr), wt=rep(1/length(NMDS1_GH116_yr), length(NMDS1_GH116_yr)))$cov, center=c(mean(NMDS1_GH116_yr), mean(NMDS2_GH116_yr))))), group=g)) }

Centroids_GH116_yr = df_GH116_yr %>%
  group_by(group) %>%
  mutate(mean.NMDS1_GH116_yr = mean(NMDS1_GH116_yr)) %>%
  mutate(mean.NMDS2_GH116_yr = mean(NMDS2_GH116_yr))

# Figure S3 c):
NMDS_GH116_yr = ggplot(data = NMDS_GH116_yr, aes(x=NMDS1_GH116_yr, y=NMDS2_GH116_yr)) + 
  geom_point(aes(color = group, fill = group), size=0.5) +
  geom_polygon(data=df_GH116_yr, aes(x=NMDS1_GH116_yr, y=NMDS2_GH116_yr, fill=group, colour=group), alpha=0.05, linetype=1, lwd = 0.25, show.legend = F) +
  geom_point(data=Centroids_GH116_yr, aes(x=mean.NMDS1_GH116_yr, y=mean.NMDS2_GH116_yr, color = group), shape = 3, size = 2, show.legend = F) +
  scale_color_manual(values = c("gray20", "gray70"), name = "Year") +
  scale_fill_manual(values = c("gray20", "gray70"), name = "Year") +
  plot.theme() +
  coord_fixed() +
  ggtitle("") +
  labs(x="NMDS 1", y="NMDS 2") +
  guides(fill=guide_legend(nrow=c(4))) +
  theme(legend.position = c(0.885, 0.932)) +
  scale_x_continuous(limits = c(-2.03, 2.03), breaks=c(-1.5,-1,-0.5,0,0.5,1,1.5), labels=c("","-1.0","","0.0","","1.0","")) +
  scale_y_continuous(limits = c(-2.03, 2.03), breaks=c(-1.5,-1,-0.5,0,0.5,1,1.5), labels=c("","-1.0","","0.0","","1.0",""))
ggsave(filename="Plots/NMDS_PH_ATF_GH116_yr.png", plot=NMDS_GH116_yr, dpi=500, width=4, height=3.25, units="in")

# PH & ATF diets according to gape width and month:
NMDS_GH116_mo = data.frame(NMDS1_GH116_mo = NMDS.data_GH116$points[,1], NMDS2_GH116_mo = NMDS.data_GH116$points[,2], group=as.factor(ExpVar_GH116$Month))
levels(NMDS_GH116_mo$group) = c("Jun", "Jul", "Aug")  

df_GH116_mo = data.frame()
for(g in levels(NMDS_GH116_mo$group)) {
  df_GH116_mo = rbind(df_GH116_mo, cbind(as.data.frame(with(NMDS_GH116_mo[NMDS_GH116_mo$group==g,], veganCovEllipse(cov.wt(cbind(NMDS1_GH116_mo,NMDS2_GH116_mo), wt=rep(1/length(NMDS1_GH116_mo), length(NMDS1_GH116_mo)))$cov, center=c(mean(NMDS1_GH116_mo), mean(NMDS2_GH116_mo))))), group=g)) }

Centroids_GH116_mo = df_GH116_mo %>%
  group_by(group) %>%
  mutate(mean.NMDS1_GH116_mo = mean(NMDS1_GH116_mo)) %>%
  mutate(mean.NMDS2_GH116_mo = mean(NMDS2_GH116_mo))

# Figure S3 c):
NMDS_GH116_mo = ggplot(data = NMDS_GH116_mo, aes(x=NMDS1_GH116_mo, y=NMDS2_GH116_mo)) + 
  geom_point(aes(color = group, fill = group), size=0.5) +
  geom_polygon(data=df_GH116_mo, aes(x=NMDS1_GH116_mo, y=NMDS2_GH116_mo, fill=group, colour=group), alpha=0.05, linetype=1, lwd = 0.25, show.legend = F) +
  geom_point(data=Centroids_GH116_mo, aes(x=mean.NMDS1_GH116_mo, y=mean.NMDS2_GH116_mo, color = group), shape = 3, size = 2, show.legend = F) +
  scale_color_manual(values = c("greenyellow", "turquoise1", "lightseagreen"), name = "Month") +
  scale_fill_manual(values = c("greenyellow", "turquoise1", "lightseagreen"), name = "Month") +
  plot.theme() +
  coord_fixed() +
  ggtitle("") +
  labs(x="NMDS 1", y="NMDS 2") +
  guides(fill=guide_legend(nrow=c(4))) +
  theme(legend.position = c(0.895, 0.91)) +
  scale_x_continuous(limits = c(-2.03, 2.03), breaks=c(-1.5,-1,-0.5,0,0.5,1,1.5), labels=c("","-1.0","","0.0","","1.0","")) +
  scale_y_continuous(limits = c(-2.03, 2.03), breaks=c(-1.5,-1,-0.5,0,0.5,1,1.5), labels=c("","-1.0","","0.0","","1.0",""))
ggsave(filename="Plots/NMDS_PH_ATF_GH116_mo.png", plot=NMDS_GH116_mo, dpi=500, width=4, height=3.25, units="in")

# PH & ATF diets according to gape width and site:
NMDS_GH116_site = data.frame(NMDS1_GH116_site = NMDS.data_GH116$points[,1], NMDS2_GH116_site = NMDS.data_GH116$points[,2], group=as.factor(as.character(ExpVar_GH116$Location))) # site cannot be an ordered factor

df_GH116_site = data.frame()
for(g in levels(NMDS_GH116_site$group)) {
  df_GH116_site = rbind(df_GH116_site, cbind(as.data.frame(with(NMDS_GH116_site[NMDS_GH116_site$group==g,], veganCovEllipse(cov.wt(cbind(NMDS1_GH116_site,NMDS2_GH116_site), wt=rep(1/length(NMDS1_GH116_site), length(NMDS1_GH116_site)))$cov, center=c(mean(NMDS1_GH116_site), mean(NMDS2_GH116_site))))), group=g)) }

Centroids_GH116_site = df_GH116_site %>%
  group_by(group) %>%
  mutate(mean.NMDS1_GH116_site = mean(NMDS1_GH116_site)) %>%
  mutate(mean.NMDS2_GH116_site = mean(NMDS2_GH116_site))

# Figure S3 c):
NMDS_GH116_site$group = ordered(NMDS_GH116_site$group, levels = c("Lynn.Canal", "Favorite-Saginaw.Channel", "Pt.Howard"))
NMDS_GH116_site = ggplot(data = NMDS_GH116_site, aes(x=NMDS1_GH116_site, y=NMDS2_GH116_site)) + 
  geom_point(aes(color = group, fill = group), size=0.5) +
  geom_polygon(data=df_GH116_site, aes(x=NMDS1_GH116_site, y=NMDS2_GH116_site, fill=group, colour=group), alpha=0.05, linetype=1, lwd = 0.25, show.legend = F) +
  geom_point(data=Centroids_GH116_site, aes(x=mean.NMDS1_GH116_site, y=mean.NMDS2_GH116_site, color = group), shape = 3, size = 2, show.legend = F) +
  scale_color_manual(values = c("darkorange", "forestgreen", "darkorchid3"), name = "Location") +
  scale_fill_manual(values = c("darkorange", "forestgreen", "darkorchid3"), name = "Location") +
  plot.theme() +
  coord_fixed() +
  ggtitle("") +
  labs(x="NMDS 1", y="NMDS 2") +
  guides(fill=guide_legend(nrow=c(4))) +
  theme(legend.position = c(0.61, 0.91)) +
  scale_x_continuous(limits = c(-2.03, 2.03), breaks=c(-1.5,-1,-0.5,0,0.5,1,1.5), labels=c("","-1.0","","0.0","","1.0","")) +
  scale_y_continuous(limits = c(-2.03, 2.03), breaks=c(-1.5,-1,-0.5,0,0.5,1,1.5), labels=c("","-1.0","","0.0","","1.0",""))
ggsave(filename="Plots/NMDS_PH_ATF_GH116_site.png", plot=NMDS_GH116_site, dpi=500, width=4, height=3.25, units="in")

####################################################################
# Multivariate analyses according to gape width (GW), 96-115 mm:
DietData_GW96 = subset(DietData_comp, GW_Bin == "96-115")

# Summarize diet data:
propData_GW96 = DietData_GW96 %>%
  group_by(Species, Year, Month, Location, ID_final_Mod) %>%
  summarise(preyWT = sum(Prey.Mass..g.)) %>%
  mutate(propWT = preyWT / sum (preyWT))

# Transform data for normality:
propData_GW96 = as.data.frame(propData_GW96)
propData_GW96$transWT = propData_GW96$propWT ^ 0.25

# Select specific columns of interest:
propData_GW96 = propData_GW96[,c("Species", "Year", "Month", "Location", "ID_final_Mod", "propWT", "transWT")]

# Set up input variables:
WideData_GW96 = dcast(propData_GW96, Species + Year + Month + Location ~ ID_final_Mod, value.var = "transWT", fun.aggregate = mean, fill=0)
WideData_GW96 = na.omit(WideData_GW96)
WideData_GW96$Month = as.factor(WideData_GW96$Month)
droplevels(WideData_GW96$Location)

ncol(WideData_GW96); colnames(WideData_GW96)[5]; colnames(WideData_GW96)[24]
RespVar_GW96 = WideData_GW96[ ,5:24]
ExpVar_GW96 = WideData_GW96[ ,c("Species", "Year", "Month", "Location")]

# Calculate Morisita-Horn dissimilarity index:  
M.H_GW96 = vegdist(RespVar_GW96, method = "horn") # all data

# Test for differences in multivariate dispersion among factor levels:
disp1_GW96 = betadisper(M.H_GW96, WideData_GW96$Species)
disp2_GW96 = betadisper(M.H_GW96, WideData_GW96$Year)
disp3_GW96 = betadisper(M.H_GW96, WideData_GW96$Month)
disp4_GW96 = betadisper(M.H_GW96, WideData_GW96$Location)

permutest(disp1_GW96) # diff. in disp. between species (ATF > PH)
# do not include in PERMANOVA
permutest(disp2_GW96) # no diff. disp. between years
permutest(disp3_GW96) # no diff. disp. among months
permutest(disp4_GW96) # no diff. disp. among locations

# Develop individual models with single explanatory variable:
Yr_input_GW96 = adonis2(M.H_GW96 ~ Year, data = WideData_GW96, method = "horn", permutations = 999)
Yr_input_GW96

Mo_input_GW96 = adonis2(M.H_GW96 ~ Month, data = WideData_GW96, method = "horn", permutations = 999)
Mo_input_GW96

Loc_input_GW96 = adonis2(M.H_GW96 ~ Location, data = WideData_GW96, method = "horn", permutations = 999)
Loc_input_GW96

# Full model with explanatory variable order according to pseudo F and p:
Perm_full_GW96 = adonis2(M.H_GW96 ~ Month + Location + Year, data=WideData_GW96, method = "horn", by = "margin", permutations = 9999); Perm_full_GW96

# Drop non-significant main effects:
Perm_mod_GW96 = adonis2(M.H_GW96 ~ Month + Location, data=WideData_GW96, method = "horn", by = "margin", permutations = 9999); Perm_mod_GW96

Perm_final_GW96 = adonis2(M.H_GW96 ~ Month, data=WideData_GW96, method = "horn", by = "margin", permutations = 9999); Perm_final_GW96

# Stress plot:
NMDS.data_GW96 = metaMDS(RespVar_GW96, distance = "horn", k = 2, trymax = 100, maxint = 1000); NMDS.data_GW96
# stress < 0.05 = excellent representation in reduced dimensions
# stress < 0.1 = great, < 0.2 = good/ok, stress < 0.3 = poor

pdf("Plots/StressPlot_PH-ATF_GW96.pdf")
stressplot(NMDS.data_GW96, M.H_GW96)
dev.off()

# PH & ATF diets according to gape width only (interspecific comparison):
NMDS_GW96 = data.frame(NMDS1_GW96 = NMDS.data_GW96$points[,1], NMDS2_GW96 = NMDS.data_GW96$points[,2], group=as.factor(ExpVar_GW96$Species))

df_GW96 = data.frame()
for(g in NMDS_GW96$group) {
  df_GW96 = rbind(df_GW96, cbind(as.data.frame(with(NMDS_GW96[NMDS_GW96$group==g,], veganCovEllipse(cov.wt(cbind(NMDS1_GW96,NMDS2_GW96), wt=rep(1/length(NMDS1_GW96), length(NMDS1_GW96)))$cov, center=c(mean(NMDS1_GW96), mean(NMDS2_GW96))))), group=g)) }

Centroids_GW96 = df_GW96 %>%
  group_by(group) %>%
  mutate(mean.NMDS1_GW96 = mean(NMDS1_GW96)) %>%
  mutate(mean.NMDS2_GW96 = mean(NMDS2_GW96))

# Figure S3 d):
NMDS_GW96 = ggplot(data = NMDS_GW96, aes(x=NMDS1_GW96, y=NMDS2_GW96)) + 
  geom_point(aes(color = group, fill = group), size=0.5) +
  geom_polygon(data=df_GW96, aes(x=NMDS1_GW96, y=NMDS2_GW96, fill=group, colour=group), alpha=0.05, linetype=1, lwd = 0.25, show.legend = F) +
  geom_point(data=Centroids_GW96, aes(x=mean.NMDS1_GW96, y=mean.NMDS2_GW96, color = group), shape = 3, size = 2, show.legend = F) +
  scale_color_manual(values = c("blue", "red"), name = "Species") +
  scale_fill_manual(values = c("blue", "red"), name = "Species") +
  plot.theme() +
  coord_fixed() +
  ggtitle("") +
  labs(x="NMDS 1", y="NMDS 2") +
  guides(fill=guide_legend(nrow=c(4))) +
  theme(legend.position = c(0.885, 0.932)) +
  scale_x_continuous(limits = c(-2.03, 2.03), breaks=c(-1.5,-1,-0.5,0,0.5,1,1.5), labels=c("","-1.0","","0.0","","1.0","")) +
  scale_y_continuous(limits = c(-2.03, 2.03), breaks=c(-1.5,-1,-0.5,0,0.5,1,1.5), labels=c("","-1.0","","0.0","","1.0",""))
ggsave(filename="Plots/NMDS_PH_ATF_GW96.png", plot=NMDS_GW96, dpi=500, width=4, height=3.25, units="in")

# PH & ATF diets according to gape width and year:
NMDS_GW96_yr = data.frame(NMDS1_GW96_yr = NMDS.data_GW96$points[,1], NMDS2_GW96_yr = NMDS.data_GW96$points[,2], group=as.factor(ExpVar_GW96$Year))

df_GW96_yr = data.frame()
for(g in NMDS_GW96_yr$group) {
  df_GW96_yr = rbind(df_GW96_yr, cbind(as.data.frame(with(NMDS_GW96_yr[NMDS_GW96_yr$group==g,], veganCovEllipse(cov.wt(cbind(NMDS1_GW96_yr,NMDS2_GW96_yr), wt=rep(1/length(NMDS1_GW96_yr), length(NMDS1_GW96_yr)))$cov, center=c(mean(NMDS1_GW96_yr), mean(NMDS2_GW96_yr))))), group=g)) }

Centroids_GW96_yr = df_GW96_yr %>%
  group_by(group) %>%
  mutate(mean.NMDS1_GW96_yr = mean(NMDS1_GW96_yr)) %>%
  mutate(mean.NMDS2_GW96_yr = mean(NMDS2_GW96_yr))

# Figure S3 d):
NMDS_GW96_yr = ggplot(data = NMDS_GW96_yr, aes(x=NMDS1_GW96_yr, y=NMDS2_GW96_yr)) + 
  geom_point(aes(color = group, fill = group), size=0.5) +
  geom_polygon(data=df_GW96_yr, aes(x=NMDS1_GW96_yr, y=NMDS2_GW96_yr, fill=group, colour=group), alpha=0.05, linetype=1, lwd = 0.25, show.legend = F) +
  geom_point(data=Centroids_GW96_yr, aes(x=mean.NMDS1_GW96_yr, y=mean.NMDS2_GW96_yr, color = group), shape = 3, size = 2, show.legend = F) +
  scale_color_manual(values = c("gray20", "gray70"), name = "Year") +
  scale_fill_manual(values = c("gray20", "gray70"), name = "Year") +
  plot.theme() +
  coord_fixed() +
  ggtitle("") +
  labs(x="NMDS 1", y="NMDS 2") +
  guides(fill=guide_legend(nrow=c(4))) +
  theme(legend.position = c(0.885, 0.932)) +
  scale_x_continuous(limits = c(-2.03, 2.03), breaks=c(-1.5,-1,-0.5,0,0.5,1,1.5), labels=c("","-1.0","","0.0","","1.0","")) +
  scale_y_continuous(limits = c(-2.03, 2.03), breaks=c(-1.5,-1,-0.5,0,0.5,1,1.5), labels=c("","-1.0","","0.0","","1.0",""))
ggsave(filename="Plots/NMDS_PH_ATF_GW96_yr.png", plot=NMDS_GW96_yr, dpi=500, width=4, height=3.25, units="in")

# PH & ATF diets according to gape width and month:
NMDS_GW96_mo = data.frame(NMDS1_GW96_mo = NMDS.data_GW96$points[,1], NMDS2_GW96_mo = NMDS.data_GW96$points[,2], group=as.factor(ExpVar_GW96$Month))
levels(NMDS_GW96_mo$group) = c("Jun", "Jul", "Aug")  

df_GW96_mo = data.frame()
for(g in levels(NMDS_GW96_mo$group)) {
  df_GW96_mo = rbind(df_GW96_mo, cbind(as.data.frame(with(NMDS_GW96_mo[NMDS_GW96_mo$group==g,], veganCovEllipse(cov.wt(cbind(NMDS1_GW96_mo,NMDS2_GW96_mo), wt=rep(1/length(NMDS1_GW96_mo), length(NMDS1_GW96_mo)))$cov, center=c(mean(NMDS1_GW96_mo), mean(NMDS2_GW96_mo))))), group=g)) }

Centroids_GW96_mo = df_GW96_mo %>%
  group_by(group) %>%
  mutate(mean.NMDS1_GW96_mo = mean(NMDS1_GW96_mo)) %>%
  mutate(mean.NMDS2_GW96_mo = mean(NMDS2_GW96_mo))

# Figure S3 d):
NMDS_GW96_mo = ggplot(data = NMDS_GW96_mo, aes(x=NMDS1_GW96_mo, y=NMDS2_GW96_mo)) + 
  geom_point(aes(color = group, fill = group), size=0.5) +
  geom_polygon(data=df_GW96_mo, aes(x=NMDS1_GW96_mo, y=NMDS2_GW96_mo, fill=group, colour=group), alpha=0.05, linetype=1, lwd = 0.25, show.legend = F) +
  geom_point(data=Centroids_GW96_mo, aes(x=mean.NMDS1_GW96_mo, y=mean.NMDS2_GW96_mo, color = group), shape = 3, size = 2, show.legend = F) +
  scale_color_manual(values = c("greenyellow", "turquoise1", "lightseagreen"), name = "Month") +
  scale_fill_manual(values = c("greenyellow", "turquoise1", "lightseagreen"), name = "Month") +
  plot.theme() +
  coord_fixed() +
  ggtitle("") +
  labs(x="NMDS 1", y="NMDS 2") +
  guides(fill=guide_legend(nrow=c(4))) +
  theme(legend.position = c(0.895, 0.91)) +
  scale_x_continuous(limits = c(-2.03, 2.03), breaks=c(-1.5,-1,-0.5,0,0.5,1,1.5), labels=c("","-1.0","","0.0","","1.0","")) +
  scale_y_continuous(limits = c(-2.03, 2.03), breaks=c(-1.5,-1,-0.5,0,0.5,1,1.5), labels=c("","-1.0","","0.0","","1.0",""))
ggsave(filename="Plots/NMDS_PH_ATF_GW96_mo.png", plot=NMDS_GW96_mo, dpi=500, width=4, height=3.25, units="in")

# PH & ATF diets according to gape width and site:
NMDS_GW96_site = data.frame(NMDS1_GW96_site = NMDS.data_GW96$points[,1], NMDS2_GW96_site = NMDS.data_GW96$points[,2], group=as.factor(as.character(ExpVar_GW96$Location))) # site cannot be an ordered factor

df_GW96_site = data.frame()
for(g in levels(NMDS_GW96_site$group)) {
  df_GW96_site = rbind(df_GW96_site, cbind(as.data.frame(with(NMDS_GW96_site[NMDS_GW96_site$group==g,], veganCovEllipse(cov.wt(cbind(NMDS1_GW96_site,NMDS2_GW96_site), wt=rep(1/length(NMDS1_GW96_site), length(NMDS1_GW96_site)))$cov, center=c(mean(NMDS1_GW96_site), mean(NMDS2_GW96_site))))), group=g)) }

Centroids_GW96_site = df_GW96_site %>%
  group_by(group) %>%
  mutate(mean.NMDS1_GW96_site = mean(NMDS1_GW96_site)) %>%
  mutate(mean.NMDS2_GW96_site = mean(NMDS2_GW96_site))

# Figure S3 d):
NMDS_GW96_site$group = ordered(NMDS_GW96_site$group, levels = c("Lynn.Canal", "Favorite-Saginaw.Channel", "Pt.Howard"))
NMDS_GW96_site = ggplot(data = NMDS_GW96_site, aes(x=NMDS1_GW96_site, y=NMDS2_GW96_site)) + 
  geom_point (aes(color = group, fill = group), size=0.5) +
  geom_polygon(data=df_GW96_site, aes(x=NMDS1_GW96_site, y=NMDS2_GW96_site, fill=group, colour=group), alpha=0.05, linetype=1, lwd = 0.25, show.legend = F) +
  geom_point(data=Centroids_GW96_site, aes(x=mean.NMDS1_GW96_site, y=mean.NMDS2_GW96_site, color = group), shape = 3, size = 2, show.legend = F) +
  scale_color_manual(values = c("darkorange", "forestgreen", "darkorchid3"), name = "Location") +
  scale_fill_manual(values = c("darkorange", "forestgreen", "darkorchid3"), name = "Location") +
  plot.theme() +
  coord_fixed() +
  ggtitle("") +
  labs(x="NMDS 1", y="NMDS 2") +
  guides(fill=guide_legend(nrow=c(4))) +
  theme(legend.position = c(0.61, 0.91)) +
  scale_x_continuous(limits = c(-2.03, 2.03), breaks=c(-1.5,-1,-0.5,0,0.5,1,1.5), labels=c("","-1.0","","0.0","","1.0","")) +
  scale_y_continuous(limits = c(-2.03, 2.03), breaks=c(-1.5,-1,-0.5,0,0.5,1,1.5), labels=c("","-1.0","","0.0","","1.0",""))
ggsave(filename="Plots/NMDS_PH_ATF_GW96_site.png", plot=NMDS_GW96_site, dpi=500, width=4, height=3.25, units="in")

####################################################################
# Multivariate analyses according to gape width (GW), 116-135 mm:
DietData_GW116 = subset(DietData_comp, GW_Bin == "116-135")

# Summarize diet data:
propData_GW116 = DietData_GW116 %>%
  group_by(Species, Year, Month, Location, ID_final_Mod) %>%
  summarise(preyWT = sum(Prey.Mass..g.)) %>%
  mutate(propWT = preyWT / sum (preyWT))

# Transform data for normality:
propData_GW116 = as.data.frame(propData_GW116)
propData_GW116$transWT = propData_GW116$propWT ^ 0.25

# Select specific columns of interest:
propData_GW116 = propData_GW116[,c("Species", "Year", "Month", "Location", "ID_final_Mod", "propWT", "transWT")]

# Set up input variables:
WideData_GW116 = dcast(propData_GW116, Species + Year + Month + Location ~ ID_final_Mod, value.var = "transWT", fun.aggregate = mean, fill=0)
WideData_GW116 = na.omit(WideData_GW116)
WideData_GW116$Month = as.factor(WideData_GW116$Month)
droplevels(WideData_GW116$Location)

ncol(WideData_GW116); colnames(WideData_GW116)[5]; colnames(WideData_GW116)[20]
RespVar_GW116 = WideData_GW116[ ,5:20]
ExpVar_GW116 = WideData_GW116[ ,c("Species", "Year", "Month", "Location")]

# Calculate Morisita-Horn dissimilarity index:  
M.H_GW116 = vegdist(RespVar_GW116, method = "horn") # all data

# Test for differences in multivariate dispersion among factor levels:
disp1_GW116 = betadisper(M.H_GW116, WideData_GW116$Species)
disp2_GW116 = betadisper(M.H_GW116, WideData_GW116$Year)
disp3_GW116 = betadisper(M.H_GW116, WideData_GW116$Month)
disp4_GW116 = betadisper(M.H_GW116, WideData_GW116$Location)

permutest(disp1_GW116) # no diff. disp. between species
permutest(disp2_GW116) # no diff. disp. between years
permutest(disp3_GW116) # no diff. disp. among months
permutest(disp4_GW116) # no diff. disp. among locations

# Develop individual models with single explanatory variable:
Spp_input_GW116 = adonis2(M.H_GW116 ~ Species, data = WideData_GW116, method = "horn", permutations = 999)
Spp_input_GW116

Yr_input_GW116 = adonis2(M.H_GW116 ~ Year, data = WideData_GW116, method = "horn", permutations = 999)
Yr_input_GW116

Mo_input_GW116 = adonis2(M.H_GW116 ~ Month, data = WideData_GW116, method = "horn", permutations = 999)
Mo_input_GW116

Loc_input_GW116 = adonis2(M.H_GW116 ~ Location, data = WideData_GW116, method = "horn", permutations = 999)
Loc_input_GW116

# Full model with explanatory variable order according to pseudo F and p:
Perm_full_GW116 = adonis2(M.H_GW116 ~ Species + Month + Location + Year, data=WideData_GW116, method = "horn", by = "margin", permutations = 9999); Perm_full_GW116

# Drop non-significant main effects:
Perm_mod_GW116 = adonis2(M.H_GW116 ~ Species + Month + Location, data=WideData_GW116, method = "horn", by = "margin", permutations = 9999); Perm_mod_GW116

Perm_final_GW116 = adonis2(M.H_GW116 ~ Species + Month, data=WideData_GW116, method = "horn", by = "margin", permutations = 9999); Perm_final_GW116

# Stress plot:
NMDS.data_GW116 = metaMDS(RespVar_GW116, distance = "horn", k = 2, trymax = 100, maxint = 1000); NMDS.data_GW116
  # stress < 0.05 = excellent representation in reduced dimensions
  # stress < 0.1 = great, < 0.2 = good/ok, stress < 0.3 = poor

pdf("Plots/StressPlot_PH-ATF_GW116.pdf")
stressplot(NMDS.data_GW116, M.H_GW116)
dev.off()

# PH & ATF diets according to gape width only (interspecific comparison):
NMDS_GW116 = data.frame(NMDS1_GW116 = NMDS.data_GW116$points[,1], NMDS2_GW116 = NMDS.data_GW116$points[,2], group=as.factor(ExpVar_GW116$Species))

df_GW116 = data.frame()
for(g in NMDS_GW116$group) {
  df_GW116 = rbind(df_GW116, cbind(as.data.frame(with(NMDS_GW116[NMDS_GW116$group==g,], veganCovEllipse(cov.wt(cbind(NMDS1_GW116,NMDS2_GW116), wt=rep(1/length(NMDS1_GW116), length(NMDS1_GW116)))$cov, center=c(mean(NMDS1_GW116), mean(NMDS2_GW116))))), group=g)) }

Centroids_GW116 = df_GW116 %>%
  group_by(group) %>%
  mutate(mean.NMDS1_GW116 = mean(NMDS1_GW116)) %>%
  mutate(mean.NMDS2_GW116 = mean(NMDS2_GW116))

# Figure S3 e):
NMDS_GW116 = ggplot(data = NMDS_GW116, aes(x=NMDS1_GW116, y=NMDS2_GW116)) + 
  geom_point(aes(color = group, fill = group), size=0.5) +
  geom_polygon(data=df_GW116, aes(x=NMDS1_GW116, y=NMDS2_GW116, fill=group, colour=group), alpha=0.05, linetype=1, lwd = 0.25, show.legend = F) +
  geom_point(data=Centroids_GW116, aes(x=mean.NMDS1_GW116, y=mean.NMDS2_GW116, color = group), shape = 3, size = 2, show.legend = F) +
  scale_color_manual(values = c("blue", "red"), name = "Species") +
  scale_fill_manual(values = c("blue", "red"), name = "Species") +
  plot.theme() +
  coord_fixed() +
  ggtitle("") +
  labs(x="NMDS 1", y="NMDS 2") +
  guides(fill=guide_legend(nrow=c(4))) +
  theme(legend.position = c(0.885, 0.932)) +
  scale_x_continuous(limits = c(-2.03, 2.03), breaks=c(-1.5,-1,-0.5,0,0.5,1,1.5), labels=c("","-1.0","","0.0","","1.0","")) +
  scale_y_continuous(limits = c(-2.03, 2.03), breaks=c(-1.5,-1,-0.5,0,0.5,1,1.5), labels=c("","-1.0","","0.0","","1.0",""))
ggsave(filename="Plots/NMDS_PH_ATF_GW116116.png", plot=NMDS_GW116, dpi=500, width=4, height=3.25, units="in")

# PH & ATF diets according to gape width and year:
NMDS_GW116_yr = data.frame(NMDS1_GW116_yr = NMDS.data_GW116$points[,1], NMDS2_GW116_yr = NMDS.data_GW116$points[,2], group=as.factor(ExpVar_GW116$Year))

df_GW116_yr = data.frame()
for(g in NMDS_GW116_yr$group) {
  df_GW116_yr = rbind(df_GW116_yr, cbind(as.data.frame(with(NMDS_GW116_yr[NMDS_GW116_yr$group==g,], veganCovEllipse(cov.wt(cbind(NMDS1_GW116_yr,NMDS2_GW116_yr), wt=rep(1/length(NMDS1_GW116_yr), length(NMDS1_GW116_yr)))$cov, center=c(mean(NMDS1_GW116_yr), mean(NMDS2_GW116_yr))))), group=g)) }

Centroids_GW116_yr = df_GW116_yr %>%
  group_by(group) %>%
  mutate(mean.NMDS1_GW116_yr = mean(NMDS1_GW116_yr)) %>%
  mutate(mean.NMDS2_GW116_yr = mean(NMDS2_GW116_yr))

# Figure S3 e):
NMDS_GW116_yr = ggplot(data = NMDS_GW116_yr, aes(x=NMDS1_GW116_yr, y=NMDS2_GW116_yr)) + 
  geom_point(aes(color = group, fill = group), size=0.5) +
  geom_polygon(data=df_GW116_yr, aes(x=NMDS1_GW116_yr, y=NMDS2_GW116_yr, fill=group, colour=group), alpha=0.05, linetype=1, lwd = 0.25, show.legend = F) +
  geom_point(data=Centroids_GW116_yr, aes(x=mean.NMDS1_GW116_yr, y=mean.NMDS2_GW116_yr, color = group), shape = 3, size = 2, show.legend = F) +
  scale_color_manual(values = c("gray20", "gray70"), name = "Year") +
  scale_fill_manual(values = c("gray20", "gray70"), name = "Year") +
  plot.theme() +
  coord_fixed() +
  ggtitle("") +
  labs(x="NMDS 1", y="NMDS 2") +
  guides(fill=guide_legend(nrow=c(4))) +
  theme(legend.position = c(0.885, 0.932)) +
  scale_x_continuous(limits = c(-2.03, 2.03), breaks=c(-1.5,-1,-0.5,0,0.5,1,1.5), labels=c("","-1.0","","0.0","","1.0","")) +
  scale_y_continuous(limits = c(-2.03, 2.03), breaks=c(-1.5,-1,-0.5,0,0.5,1,1.5), labels=c("","-1.0","","0.0","","1.0",""))
ggsave(filename="Plots/NMDS_PH_ATF_GW116_yr.png", plot=NMDS_GW116_yr, dpi=500, width=4, height=3.25, units="in")

# PH & ATF diets according to gape width and month:
NMDS_GW116_mo = data.frame(NMDS1_GW116_mo = NMDS.data_GW116$points[,1], NMDS2_GW116_mo = NMDS.data_GW116$points[,2], group=as.factor(ExpVar_GW116$Month))
levels(NMDS_GW116_mo$group) = c("Jun", "Jul", "Aug")  

df_GW116_mo = data.frame()
for(g in levels(NMDS_GW116_mo$group)) {
  df_GW116_mo = rbind(df_GW116_mo, cbind(as.data.frame(with(NMDS_GW116_mo[NMDS_GW116_mo$group==g,], veganCovEllipse(cov.wt(cbind(NMDS1_GW116_mo,NMDS2_GW116_mo), wt=rep(1/length(NMDS1_GW116_mo), length(NMDS1_GW116_mo)))$cov, center=c(mean(NMDS1_GW116_mo), mean(NMDS2_GW116_mo))))), group=g)) }

Centroids_GW116_mo = df_GW116_mo %>%
  group_by(group) %>%
  mutate(mean.NMDS1_GW116_mo = mean(NMDS1_GW116_mo)) %>%
  mutate(mean.NMDS2_GW116_mo = mean(NMDS2_GW116_mo))

# Figure S3 e):
NMDS_GW116_mo = ggplot(data = NMDS_GW116_mo, aes(x=NMDS1_GW116_mo, y=NMDS2_GW116_mo)) + 
  geom_point(aes(color = group, fill = group), size=0.5) +
  geom_polygon(data=df_GW116_mo, aes(x=NMDS1_GW116_mo, y=NMDS2_GW116_mo, fill=group, colour=group), alpha=0.05, linetype=1, lwd = 0.25, show.legend = F) +
  geom_point(data=Centroids_GW116_mo, aes(x=mean.NMDS1_GW116_mo, y=mean.NMDS2_GW116_mo, color = group), shape = 3, size = 2, show.legend = F) +
  scale_color_manual(values = c("greenyellow", "turquoise1", "lightseagreen"), name = "Month") +
  scale_fill_manual(values = c("greenyellow", "turquoise1", "lightseagreen"), name = "Month") +
  plot.theme() +
  coord_fixed() +
  ggtitle("") +
  labs(x="NMDS 1", y="NMDS 2") +
  guides(fill=guide_legend(nrow=c(4))) +
  theme(legend.position = c(0.895, 0.91)) +
  scale_x_continuous(limits = c(-2.03, 2.03), breaks=c(-1.5,-1,-0.5,0,0.5,1,1.5), labels=c("","-1.0","","0.0","","1.0","")) +
  scale_y_continuous(limits = c(-2.03, 2.03), breaks=c(-1.5,-1,-0.5,0,0.5,1,1.5), labels=c("","-1.0","","0.0","","1.0",""))
ggsave(filename="Plots/NMDS_PH_ATF_GW116_mo.png", plot=NMDS_GW116_mo, dpi=500, width=4, height=3.25, units="in")

# PH & ATF diets according to gape width and site:
NMDS_GW116_site = data.frame(NMDS1_GW116_site = NMDS.data_GW116$points[,1], NMDS2_GW116_site = NMDS.data_GW116$points[,2], group=as.factor(as.character(ExpVar_GW116$Location))) # site cannot be an ordered factor

df_GW116_site = data.frame()
for(g in levels(NMDS_GW116_site$group)) {
  df_GW116_site = rbind(df_GW116_site, cbind(as.data.frame(with(NMDS_GW116_site[NMDS_GW116_site$group==g,], veganCovEllipse(cov.wt(cbind(NMDS1_GW116_site,NMDS2_GW116_site), wt=rep(1/length(NMDS1_GW116_site), length(NMDS1_GW116_site)))$cov, center=c(mean(NMDS1_GW116_site), mean(NMDS2_GW116_site))))), group=g)) }

Centroids_GW116_site = df_GW116_site %>%
  group_by(group) %>%
  mutate(mean.NMDS1_GW116_site = mean(NMDS1_GW116_site)) %>%
  mutate(mean.NMDS2_GW116_site = mean(NMDS2_GW116_site))

# Figure S3 e):
NMDS_GW116_site$group = ordered(NMDS_GW116_site$group, levels = c("Lynn.Canal", "Favorite-Saginaw.Channel", "Pt.Howard"))
NMDS_GW116_site = ggplot(data = NMDS_GW116_site, aes(x=NMDS1_GW116_site, y=NMDS2_GW116_site)) + 
  geom_point(aes(color = group, fill = group), size=0.5) +
  geom_polygon(data=df_GW116_site, aes(x=NMDS1_GW116_site, y=NMDS2_GW116_site, fill=group, colour=group), alpha=0.05, linetype=1, lwd = 0.25, show.legend = F) +
  geom_point(data=Centroids_GW116_site, aes(x=mean.NMDS1_GW116_site, y=mean.NMDS2_GW116_site, color = group), shape = 3, size = 2, show.legend = F) +
  scale_color_manual(values = c("darkorange", "forestgreen", "darkorchid3"), name = "Location") +
  scale_fill_manual(values = c("darkorange", "forestgreen", "darkorchid3"), name = "Location") +
  plot.theme() +
  coord_fixed() +
  ggtitle("") +
  labs(x="NMDS 1", y="NMDS 2") +
  guides(fill=guide_legend(nrow=c(4))) +
  theme(legend.position = c(0.61, 0.91)) +
  scale_x_continuous(limits = c(-2.03, 2.03), breaks=c(-1.5,-1,-0.5,0,0.5,1,1.5), labels=c("","-1.0","","0.0","","1.0","")) +
  scale_y_continuous(limits = c(-2.03, 2.03), breaks=c(-1.5,-1,-0.5,0,0.5,1,1.5), labels=c("","-1.0","","0.0","","1.0",""))
ggsave(filename="Plots/NMDS_PH_ATF_GW116_site.png", plot=NMDS_GW116_site, dpi=500, width=4, height=3.25, units="in")
